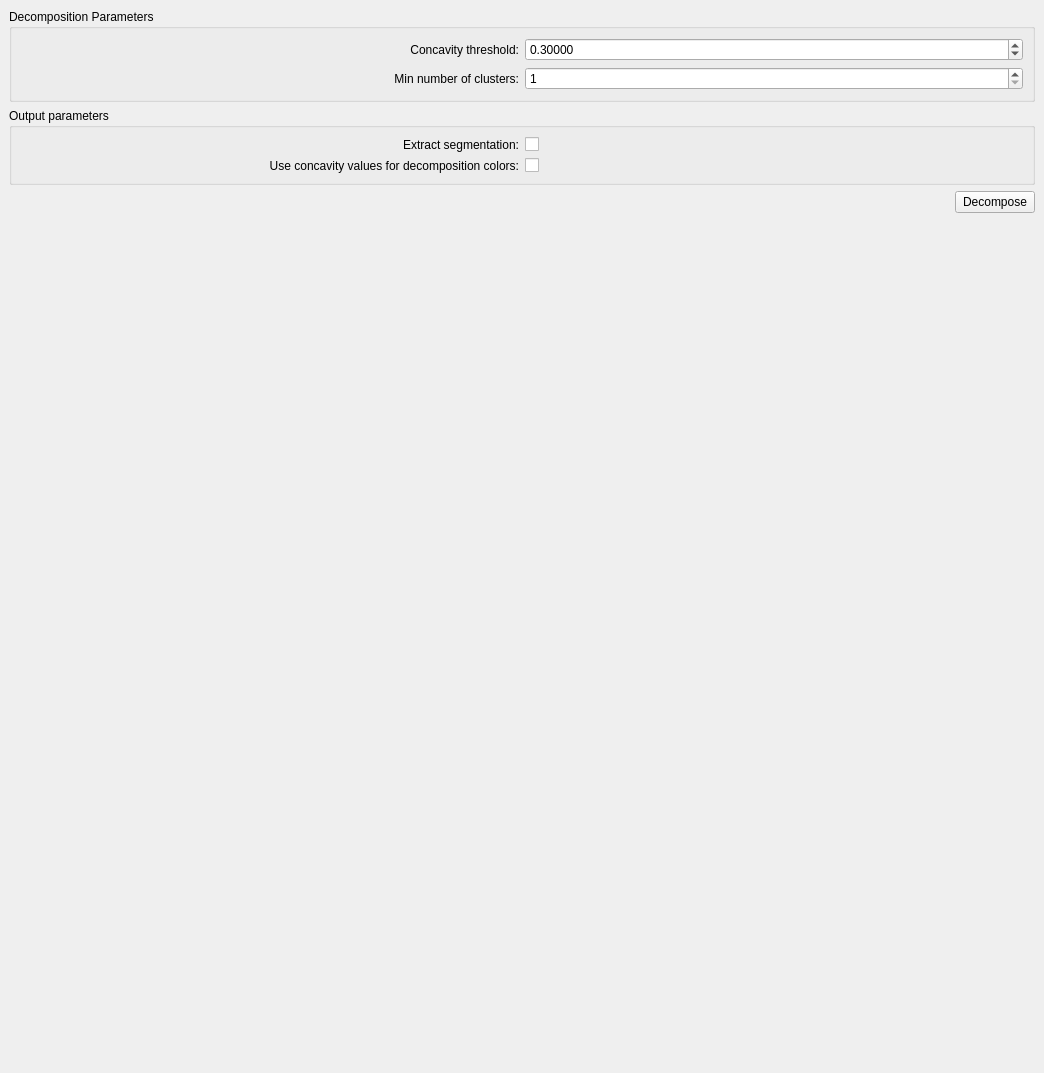
<?xml version="1.0" encoding="UTF-8"?>
<ui version="4.0">
 <class>decomposition_widget</class>
 <widget class="QDockWidget" name="decomposition_widget">
  <property name="geometry">
   <rect>
    <x>0</x>
    <y>0</y>
    <width>1044</width>
    <height>1073</height>
   </rect>
  </property>
  <property name="minimumSize">
   <size>
    <width>649</width>
    <height>437</height>
   </size>
  </property>
  <property name="windowTitle">
   <string>Approximate Convex Decomposition</string>
  </property>
  <widget class="QWidget" name="dockWidgetContents">
   <layout class="QVBoxLayout" name="verticalLayout">
    <item>
     <widget class="QGroupBox" name="groupBox">
      <property name="title">
       <string>Decomposition Parameters</string>
      </property>
      <layout class="QGridLayout" name="gridLayout" columnstretch="0,0">
       <item row="1" column="1">
        <widget class="QSpinBox" name="min_clusters_spin_box">
         <property name="minimum">
          <number>1</number>
         </property>
         <property name="maximum">
          <number>1000000</number>
         </property>
         <property name="value">
          <number>1</number>
         </property>
        </widget>
       </item>
       <item row="0" column="1">
        <widget class="QDoubleSpinBox" name="concavity_threshold_spin_box">
         <property name="decimals">
          <number>5</number>
         </property>
         <property name="maximum">
          <double>10000.000000000000000</double>
         </property>
         <property name="singleStep">
          <double>0.001000000000000</double>
         </property>
         <property name="value">
          <double>0.300000000000000</double>
         </property>
        </widget>
       </item>
       <item row="0" column="0">
        <widget class="QLabel" name="concavity_threshold_label">
         <property name="layoutDirection">
          <enum>Qt::LeftToRight</enum>
         </property>
         <property name="text">
          <string>Concavity threshold:</string>
         </property>
         <property name="alignment">
          <set>Qt::AlignRight|Qt::AlignTrailing|Qt::AlignVCenter</set>
         </property>
        </widget>
       </item>
       <item row="1" column="0">
        <widget class="QLabel" name="min_clusters_label">
         <property name="text">
          <string>Min number of clusters:</string>
         </property>
         <property name="alignment">
          <set>Qt::AlignRight|Qt::AlignTrailing|Qt::AlignVCenter</set>
         </property>
        </widget>
       </item>
      </layout>
     </widget>
    </item>
    <item>
     <widget class="QGroupBox" name="groupBox_2">
      <property name="title">
       <string>Output parameters</string>
      </property>
      <layout class="QGridLayout" name="gridLayout_2">
       <item row="0" column="0">
        <widget class="QLabel" name="segmentation_label">
         <property name="layoutDirection">
          <enum>Qt::LeftToRight</enum>
         </property>
         <property name="text">
          <string>Extract segmentation:</string>
         </property>
         <property name="alignment">
          <set>Qt::AlignRight|Qt::AlignTrailing|Qt::AlignVCenter</set>
         </property>
        </widget>
       </item>
       <item row="0" column="1">
        <widget class="QCheckBox" name="segmentation_check_box">
         <property name="text">
          <string/>
         </property>
         <property name="checked">
          <bool>false</bool>
         </property>
        </widget>
       </item>
       <item row="1" column="0">
        <widget class="QLabel" name="concavity_colors_label">
         <property name="layoutDirection">
          <enum>Qt::LeftToRight</enum>
         </property>
         <property name="text">
          <string>Use concavity values for decomposition colors:</string>
         </property>
         <property name="alignment">
          <set>Qt::AlignRight|Qt::AlignTrailing|Qt::AlignVCenter</set>
         </property>
        </widget>
       </item>
       <item row="1" column="1">
        <widget class="QCheckBox" name="concavity_colors_check_box">
         <property name="enabled">
          <bool>true</bool>
         </property>
         <property name="text">
          <string/>
         </property>
         <property name="checkable">
          <bool>true</bool>
         </property>
         <property name="checked">
          <bool>false</bool>
         </property>
        </widget>
       </item>
      </layout>
     </widget>
    </item>
    <item>
     <layout class="QHBoxLayout">
      <item>
       <spacer name="horizontalSpacer">
        <property name="orientation">
         <enum>Qt::Horizontal</enum>
        </property>
        <property name="sizeHint" stdset="0">
         <size>
          <width>40</width>
          <height>20</height>
         </size>
        </property>
       </spacer>
      </item>
      <item>
       <widget class="QPushButton" name="decompose_button">
        <property name="text">
         <string>Decompose</string>
        </property>
       </widget>
      </item>
     </layout>
    </item>
    <item>
     <spacer name="verticalSpacer">
      <property name="orientation">
       <enum>Qt::Vertical</enum>
      </property>
      <property name="sizeHint" stdset="0">
       <size>
        <width>20</width>
        <height>40</height>
       </size>
      </property>
     </spacer>
    </item>
   </layout>
  </widget>
 </widget>
 <resources/>
 <connections/>
</ui>
